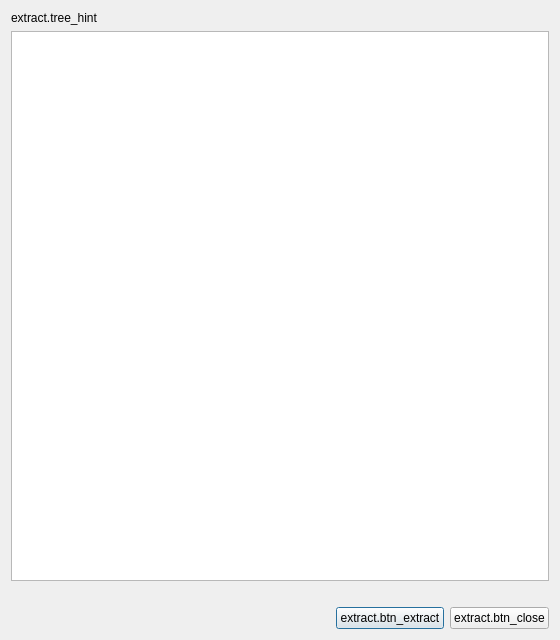
<?xml version="1.0" encoding="UTF-8"?>
<ui version="4.0">
 <class>CommitTreeDialog</class>
 <widget class="QDialog" name="CommitTreeDialog">
  <property name="geometry">
   <rect>
    <x>0</x>
    <y>0</y>
    <width>560</width>
    <height>640</height>
   </rect>
  </property>
  <property name="windowTitle">
   <string notr="true">extract.tree_title</string>
  </property>
  <layout class="QVBoxLayout" name="mainLayout" stretch="0,1,0,0">
   <item>
    <widget class="QLabel" name="hintLabel">
     <property name="text">
      <string notr="true">extract.tree_hint</string>
     </property>
    </widget>
   </item>
   <item>
    <widget class="QTreeWidget" name="tree">
     <property name="headerHidden">
      <bool>true</bool>
     </property>
     <column>
      <property name="text">
       <string notr="true">1</string>
      </property>
     </column>
    </widget>
   </item>
   <item>
    <widget class="QLabel" name="statusLabel">
     <property name="text">
      <string notr="true"/>
     </property>
    </widget>
   </item>
   <item>
    <layout class="QHBoxLayout" name="buttonRow">
     <item>
      <spacer name="buttonSpacer">
       <property name="orientation">
        <enum>Qt::Orientation::Horizontal</enum>
       </property>
       <property name="sizeHint" stdset="0">
        <size>
         <width>0</width>
         <height>0</height>
        </size>
       </property>
      </spacer>
     </item>
     <item>
      <widget class="QPushButton" name="extractButton">
       <property name="text">
        <string notr="true">extract.btn_extract</string>
       </property>
      </widget>
     </item>
     <item>
      <widget class="QPushButton" name="closeButton">
       <property name="text">
        <string notr="true">extract.btn_close</string>
       </property>
      </widget>
     </item>
    </layout>
   </item>
  </layout>
 </widget>
 <resources/>
 <connections/>
</ui>
